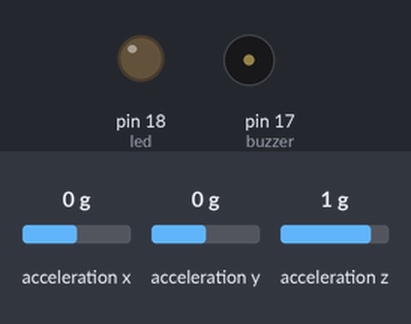
Simulated run of this program. Board: MicroPython board. Shown: output pins drawn as LEDs (lit = HIGH), buzzer (waves = sounding, pin HIGH). The test bench sets the inputs (shaded band); at power-on: acceleration x 0 g, acceleration y 0 g, acceleration z 1 g.

Above: at 1.2 s.
1.3 s: acceleration x set to -0.4 g
2.8 s: acceleration x set to -0.7 g
At 4.0 s:
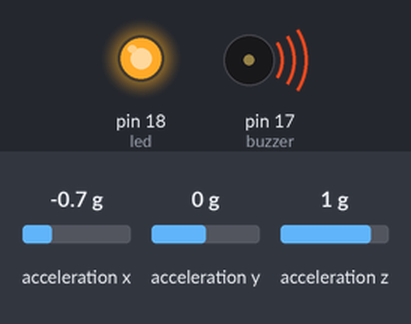
4.3 s: acceleration x set to 0 g
At 5.4 s:
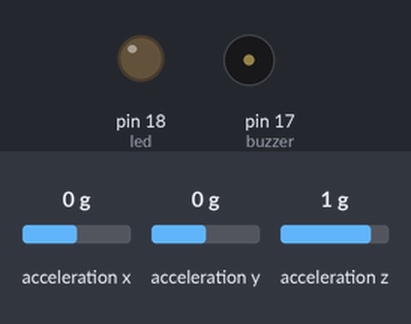
5.9 s: acceleration x set to -1.4 g
At 6.8 s:
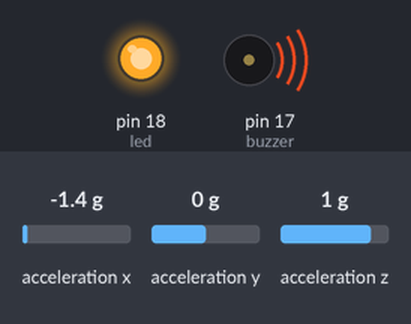
Timing chart, 0 to 8.5 s (numbered marks = the images above; inputs shaded):
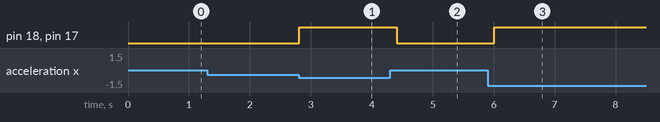

The program:

act10.py
```python
from imu import MPU6050
from machine import Pin, I2C
import utime

# Configuración de periféricos
i2c = I2C(0, sda=Pin(8), scl=Pin(9), freq=400000)
imu = MPU6050(i2c)

# Definición de pines para la alarma según la Tabla 10-2
led = Pin(18, Pin.OUT)
buzzer = Pin(17, Pin.OUT)

while True:
    ax_angle = imu.accel.x * 90 # Conversión aproximada a grados para la lógica de la tabla

    # Aplicación de las condiciones de la Tabla 10-2
    if -45 <= ax_angle <= 45:
        # Condición 1: Inclinación estable
        led.value(0) # LED (GPIO18) = OFF
        buzzer.value(0) # BUZZER (GPIO17) = OFF
    else:
        # Condición 2: Inclinación crítica (ax <= -46 o ax >= 46)
        led.value(1) # LED (GPIO18) = ON
        buzzer.value(1) # BUZZER (GPIO17) = ON

    utime.sleep_ms(200)
```

Measured:
- the behaviour switches between -0.5 and -0.6 g on acceleration x (found by bisection; images 0 and 1)
- after the input at 1.3 s, every drawn part: stays the same
- after the input at 2.8 s, pin 18 (led), pin 17 (buzzer): LOW → HIGH at once
- after the input at 4.3 s, pin 18 (led), pin 17 (buzzer): HIGH → LOW after 0.11 s
- after the input at 5.9 s, pin 18 (led), pin 17 (buzzer): LOW → HIGH after 0.11 s
